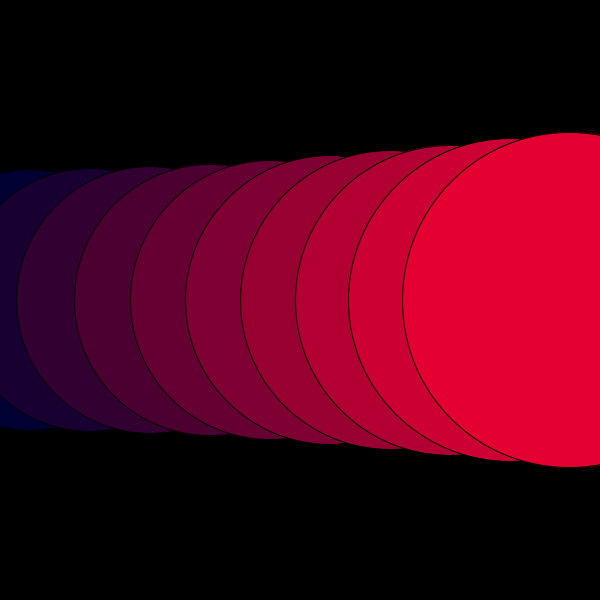
Frame 1 (no input)
Frame 60 (the mouse pressed at the canvas centre just before this capture): identical to frame 1, image omitted
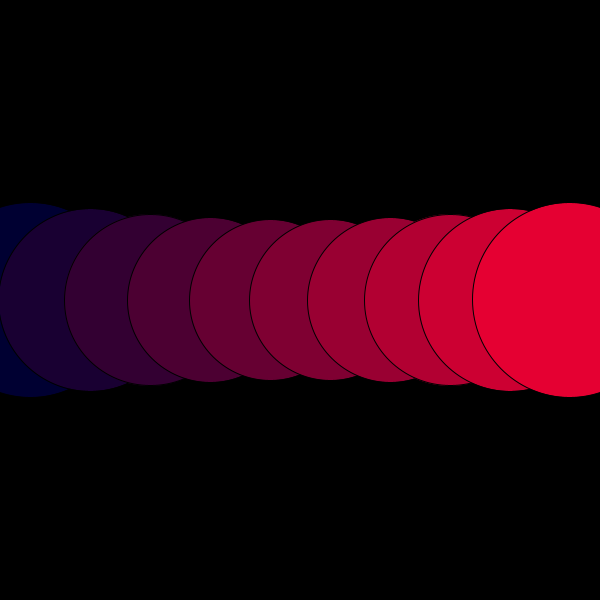
Frame 120 (the mouse held since frame 60 and released just before this capture)

The Processing sketch that drew these frames (run headless with seeded random() and noise(); from frame 60 on, the mouse is pressed at the canvas centre):

// Processing sketch: code1_week5_classwork__
// ── code1_week5_classwork__.pde
int size;

void setup(){
  size(600, 600);
  //for(int i= 0; i<=10; i+=2){
  //  if(i%2==0){
  //  println(i);
    size = width /10;
  }
  
void draw(){
  background(0);
  
  for(int i = 0; i<10; i++){
    float d = dist(mouseX,mouseY, i*size +size/2, height);
    float s = map(d, 0, width, 0, 200);
    
    int r = int(map(i, 0, 10, 0, 255));
    fill(r, 0, 50);
    ellipse(i*size + size/2, height/2, size + s , size + s);
  }
}
